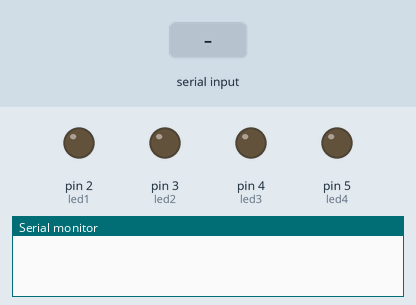
Recording of a sketch running on a simulated Arduino Uno, built with avr-gcc and run on an emulated ATmega328P. Parts: output pins drawn as LEDs (lit = HIGH), the last lines printed to the serial monitor. Inputs (shaded band) come from the test bench.

Above: at 1.2 s.
1.3 s: "1\n" received over Serial
At 1.6 s:
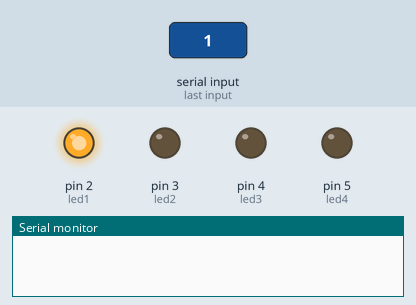
2.8 s: byte 50 ('2') received over Serial
At 4.0 s:
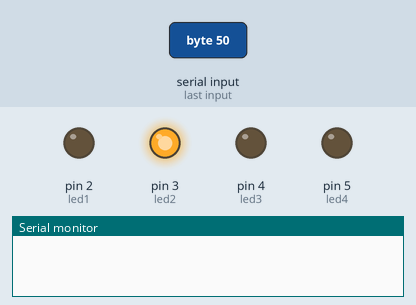
4.3 s: byte 51 ('3') received over Serial
At 5.3 s:
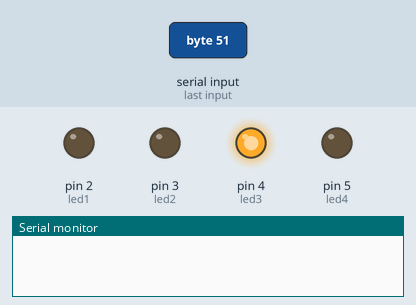
5.8 s: byte 52 ('4') received over Serial
At 6.6 s:
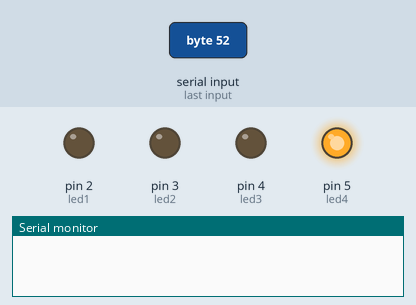
7.3 s: "0\n" received over Serial
At 8.5 s:
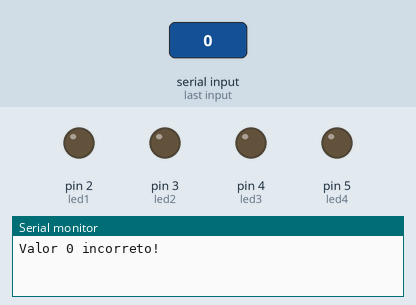
8.8 s: "2\n" received over Serial
At 9.8 s:
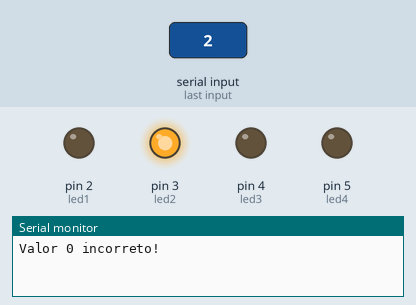
Timing chart, 0 to 11.3 s (numbered marks = the images above; inputs shaded):
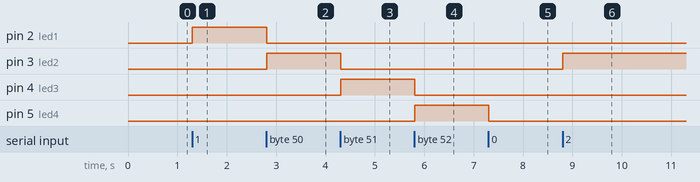

The sketch:

switchCase.ino
```cpp
int led1 = 2;
int led2 = 3;
int led3 = 4;
int led4 = 5;
char led = 0;

void setup() {
  Serial.begin(9600);
  pinMode(led1, OUTPUT);
  pinMode(led2, OUTPUT);
  pinMode(led3, OUTPUT);
  pinMode(led4, OUTPUT);
}

void loop() {
  if ( Serial.available() ) {
    led = Serial.read();
    if (led == '\n' || led == '\r') {
      return;
    }
    switch ( led ) {
      case '1':
        digitalWrite(led1, HIGH);
        digitalWrite(led2, LOW);
        digitalWrite(led3, LOW);
        digitalWrite(led4, LOW);
        break;
      case '2':
        digitalWrite(led1, LOW);
        digitalWrite(led2, HIGH);
        digitalWrite(led3, LOW);
        digitalWrite(led4, LOW);
        break;
      case '3':
        digitalWrite(led1, LOW);
        digitalWrite(led2, LOW);
        digitalWrite(led3, HIGH);
        digitalWrite(led4, LOW);
        break;
      case '4':
        digitalWrite(led1, LOW);
        digitalWrite(led2, LOW);
        digitalWrite(led3, LOW);
        digitalWrite(led4, HIGH);
        break;
      default:
        Serial.print("Valor ");
        Serial.print(led);
        Serial.println(" incorreto!");
        digitalWrite(led1, LOW);
        digitalWrite(led2, LOW);
        digitalWrite(led3, LOW);
        digitalWrite(led4, LOW);
        break;
    }
  }

  delay(10);
}
```

Measured:
- after the input at 1.3 s, pin 2 (led1): LOW → HIGH at once
- after the input at 2.8 s, pin 2 (led1): HIGH → LOW at once; pin 3 (led2): LOW → HIGH at once
- after the input at 4.3 s, pin 3 (led2): HIGH → LOW at once; pin 4 (led3): LOW → HIGH at once
- after the input at 5.8 s, pin 4 (led3): HIGH → LOW at once; pin 5 (led4): LOW → HIGH at once
- after the input at 7.3 s, pin 5 (led4): HIGH → LOW at once
- after the input at 8.8 s, pin 3 (led2): LOW → HIGH at once
